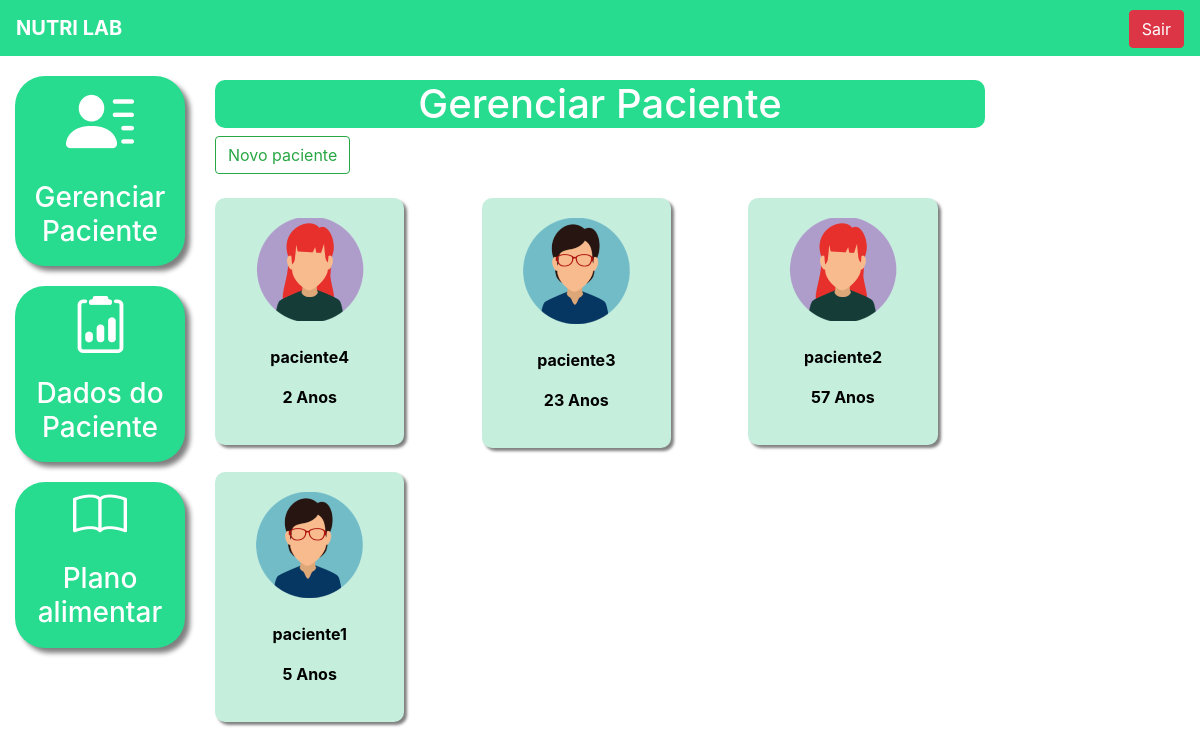
Before: /patient/ (signed in) with the older database file.
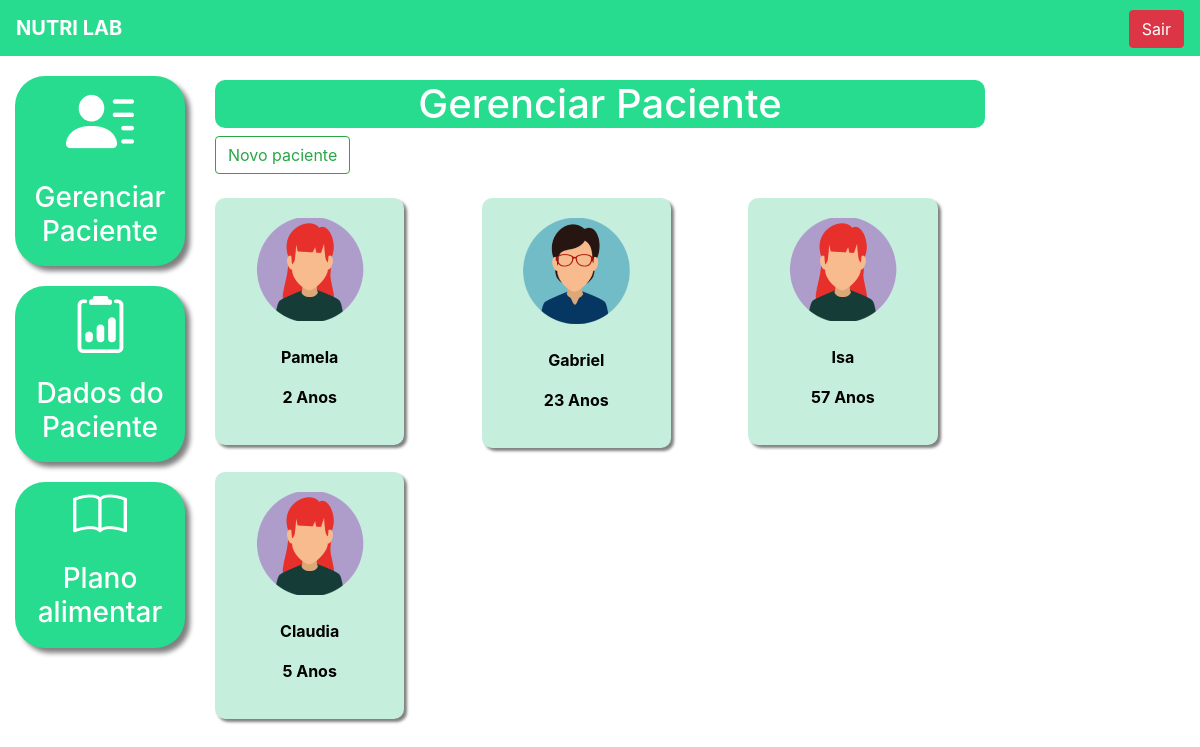
After: the same page with the newer database file.
### main/models.py (models this page shows, shortened)
class Pacientes(models.Model):
    choices_sexo = (('F', 'Feminino'),
                    ('M', 'Maculino'))
    nome = models.CharField(max_length=50)
    sexo = models.CharField(max_length=1, choices=choices_sexo)
    idade = models.IntegerField()
    email = models.EmailField()
    telefone = models.CharField(max_length=19)
    nutri = models.ForeignKey(User, on_delete=models.CASCADE)

### main/views.py (the view, shortened to what this page needs)
# urls.py: path('patient/', views.patient, name='patient'),
@login_required(login_url='/auth/login/')
def patient(request):
    if request.method == "GET":
        pacientes = Pacientes.objects.filter(nutri=request.user)
        return render(request, 'main.html', {'pacientes': pacientes})

### main/templates/main.html (shortened to what this page needs)
{% extends 'base_main.html' %}
{% load static %}
{% block 'main'%}
    <br>
    <h1 class="titulo">Gerenciar Paciente </h1>
<button type="button" class="btn btn-outline-success" data-toggle="modal" data-target="#modal">
  Novo paciente
</button>
<br>
<br>
<div  class="row">
    {% for paciente in pacientes %}
    <div class="col-md-4">
        <a href="{% url 'config_patient' paciente.id %}" class="link-hover">
            <div class="card-paciente">
                <div class="foto-perfil">
                    {% if paciente.sexo == "M"%}
                        <img src="{% static 'main/img/perfil2.png' %}">
                    {% else %}
                        <img src="{% static 'main/img/perfil1.png' %}">
                    {% endif %}
                </div>
                <br>
                <p class="dados">{{paciente.nome}} </p>
                <p class="dados">{{paciente.idade}} Anos </p>
            </div>
            <br>
        </a>
    </div>
    {% endfor %}
</div>
{% endblock%}

Changed rows visible on the page:
changed Pacientes: nome "paciente4" → "Pamela"
changed Pacientes: nome "paciente3" → "Gabriel"
changed Pacientes: nome "paciente2" → "Isa"
changed Pacientes: sexo: picture added; nome "paciente1" → "Claudia"; sexo: picture removed
